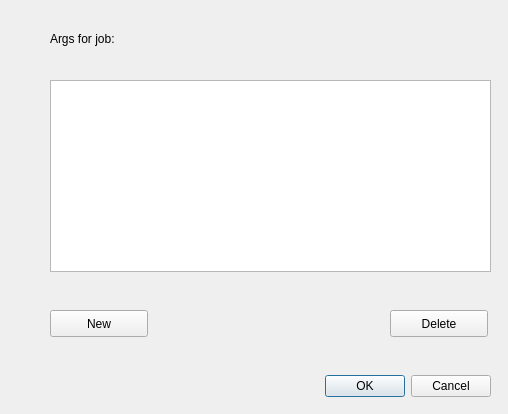
<?xml version="1.0" encoding="UTF-8"?>
<ui version="4.0">
 <class>jargsdlg</class>
 <widget class="QDialog" name="jargsdlg">
  <property name="geometry">
   <rect>
    <x>0</x>
    <y>0</y>
    <width>508</width>
    <height>414</height>
   </rect>
  </property>
  <property name="windowTitle">
   <string>Job Argument List</string>
  </property>
  <widget class="QDialogButtonBox" name="buttonBox">
   <property name="geometry">
    <rect>
     <x>290</x>
     <y>370</y>
     <width>201</width>
     <height>32</height>
    </rect>
   </property>
   <property name="orientation">
    <enum>Qt::Horizontal</enum>
   </property>
   <property name="standardButtons">
    <set>QDialogButtonBox::Cancel|QDialogButtonBox::Ok</set>
   </property>
  </widget>
  <widget class="QLabel" name="edjob">
   <property name="geometry">
    <rect>
     <x>150</x>
     <y>30</y>
     <width>331</width>
     <height>17</height>
    </rect>
   </property>
   <property name="text">
    <string/>
   </property>
  </widget>
  <widget class="QLabel" name="label">
   <property name="geometry">
    <rect>
     <x>50</x>
     <y>30</y>
     <width>91</width>
     <height>17</height>
    </rect>
   </property>
   <property name="text">
    <string>Args for job:</string>
   </property>
  </widget>
  <widget class="QPushButton" name="newarg">
   <property name="geometry">
    <rect>
     <x>50</x>
     <y>310</y>
     <width>98</width>
     <height>27</height>
    </rect>
   </property>
   <property name="toolTip">
    <string>Click this to add a new argument</string>
   </property>
   <property name="text">
    <string>New</string>
   </property>
  </widget>
  <widget class="QPushButton" name="delarg">
   <property name="geometry">
    <rect>
     <x>390</x>
     <y>310</y>
     <width>98</width>
     <height>27</height>
    </rect>
   </property>
   <property name="toolTip">
    <string>Press this to delete the currently-selected argument</string>
   </property>
   <property name="text">
    <string>Delete</string>
   </property>
  </widget>
  <widget class="QListWidget" name="arglist">
   <property name="geometry">
    <rect>
     <x>50</x>
     <y>80</y>
     <width>441</width>
     <height>192</height>
    </rect>
   </property>
   <property name="font">
    <font>
     <family>Courier New</family>
     <pointsize>10</pointsize>
    </font>
   </property>
   <property name="toolTip">
    <string>These are the arguments for the job.

Drag and drop to re-order.

Double-click to edit

Click &quot;New&quot; to add a new argument.

Select an item and press &quot;Delete&quot; to delete an argument.</string>
   </property>
   <property name="dragDropMode">
    <enum>QAbstractItemView::InternalMove</enum>
   </property>
  </widget>
 </widget>
 <tabstops>
  <tabstop>arglist</tabstop>
  <tabstop>newarg</tabstop>
  <tabstop>delarg</tabstop>
  <tabstop>buttonBox</tabstop>
 </tabstops>
 <resources/>
 <connections>
  <connection>
   <sender>buttonBox</sender>
   <signal>accepted()</signal>
   <receiver>jargsdlg</receiver>
   <slot>accept()</slot>
   <hints>
    <hint type="sourcelabel">
     <x>248</x>
     <y>254</y>
    </hint>
    <hint type="destinationlabel">
     <x>157</x>
     <y>274</y>
    </hint>
   </hints>
  </connection>
  <connection>
   <sender>buttonBox</sender>
   <signal>rejected()</signal>
   <receiver>jargsdlg</receiver>
   <slot>reject()</slot>
   <hints>
    <hint type="sourcelabel">
     <x>316</x>
     <y>260</y>
    </hint>
    <hint type="destinationlabel">
     <x>286</x>
     <y>274</y>
    </hint>
   </hints>
  </connection>
 </connections>
</ui>
